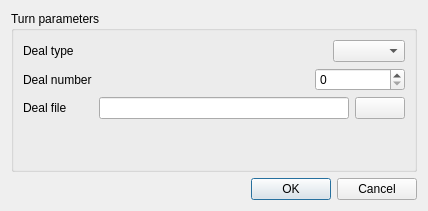
<?xml version="1.0" encoding="UTF-8"?>
<ui version="4.0">
 <class>newTurnUI</class>
 <widget class="QDialog" name="newTurnUI">
  <property name="geometry">
   <rect>
    <x>0</x>
    <y>0</y>
    <width>428</width>
    <height>211</height>
   </rect>
  </property>
  <property name="windowTitle">
   <string>New tournament turn</string>
  </property>
  <layout class="QVBoxLayout" name="verticalLayout">
   <item>
    <widget class="QGroupBox" name="groupBox">
     <property name="title">
      <string>Turn parameters</string>
     </property>
     <layout class="QVBoxLayout" name="verticalLayout_2">
      <item>
       <layout class="QHBoxLayout" name="horizontalLayout">
        <item>
         <widget class="QLabel" name="label">
          <property name="text">
           <string>Deal type</string>
          </property>
         </widget>
        </item>
        <item>
         <spacer name="horizontalSpacer">
          <property name="orientation">
           <enum>Qt::Horizontal</enum>
          </property>
          <property name="sizeHint" stdset="0">
           <size>
            <width>40</width>
            <height>20</height>
           </size>
          </property>
         </spacer>
        </item>
        <item>
         <widget class="QComboBox" name="comboDealType"/>
        </item>
       </layout>
      </item>
      <item>
       <layout class="QHBoxLayout" name="horizontalLayout_2">
        <item>
         <widget class="QLabel" name="label_2">
          <property name="text">
           <string>Deal number</string>
          </property>
         </widget>
        </item>
        <item>
         <spacer name="horizontalSpacer_2">
          <property name="orientation">
           <enum>Qt::Horizontal</enum>
          </property>
          <property name="sizeHint" stdset="0">
           <size>
            <width>40</width>
            <height>20</height>
           </size>
          </property>
         </spacer>
        </item>
        <item>
         <widget class="QSpinBox" name="spinDealNumber">
          <property name="minimumSize">
           <size>
            <width>90</width>
            <height>0</height>
           </size>
          </property>
         </widget>
        </item>
       </layout>
      </item>
      <item>
       <layout class="QHBoxLayout" name="horizontalLayout_3">
        <item>
         <widget class="QLabel" name="label_3">
          <property name="text">
           <string>Deal file</string>
          </property>
         </widget>
        </item>
        <item>
         <spacer name="horizontalSpacer_3">
          <property name="orientation">
           <enum>Qt::Horizontal</enum>
          </property>
          <property name="sizeHint" stdset="0">
           <size>
            <width>40</width>
            <height>20</height>
           </size>
          </property>
         </spacer>
        </item>
        <item>
         <widget class="QLineEdit" name="lineEditDealPath">
          <property name="minimumSize">
           <size>
            <width>250</width>
            <height>0</height>
           </size>
          </property>
         </widget>
        </item>
        <item>
         <widget class="QPushButton" name="buttonBrowse">
          <property name="sizePolicy">
           <sizepolicy hsizetype="Fixed" vsizetype="Fixed">
            <horstretch>0</horstretch>
            <verstretch>0</verstretch>
           </sizepolicy>
          </property>
          <property name="minimumSize">
           <size>
            <width>50</width>
            <height>0</height>
           </size>
          </property>
          <property name="icon">
           <iconset resource="../../../assets/desktop.qrc">
            <normaloff>:/images/fileopen.png</normaloff>:/images/fileopen.png</iconset>
          </property>
          <property name="flat">
           <bool>false</bool>
          </property>
         </widget>
        </item>
       </layout>
      </item>
      <item>
       <spacer name="verticalSpacer">
        <property name="orientation">
         <enum>Qt::Vertical</enum>
        </property>
        <property name="sizeHint" stdset="0">
         <size>
          <width>20</width>
          <height>11</height>
         </size>
        </property>
       </spacer>
      </item>
     </layout>
    </widget>
   </item>
   <item>
    <widget class="QDialogButtonBox" name="buttonBox">
     <property name="orientation">
      <enum>Qt::Horizontal</enum>
     </property>
     <property name="standardButtons">
      <set>QDialogButtonBox::Cancel|QDialogButtonBox::Ok</set>
     </property>
    </widget>
   </item>
  </layout>
 </widget>
 <resources>
  <include location="../../../assets/desktop.qrc"/>
 </resources>
 <connections/>
</ui>
